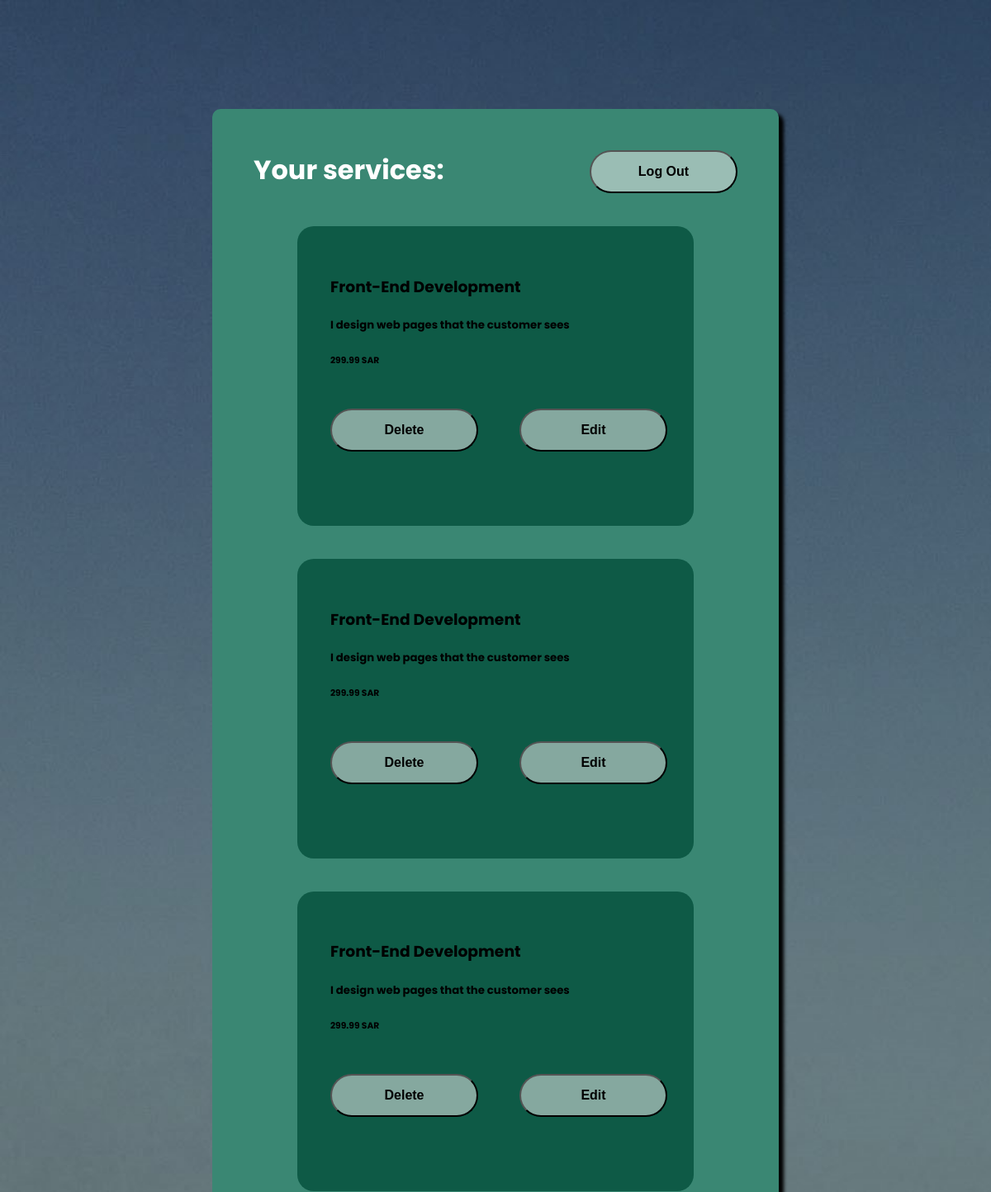
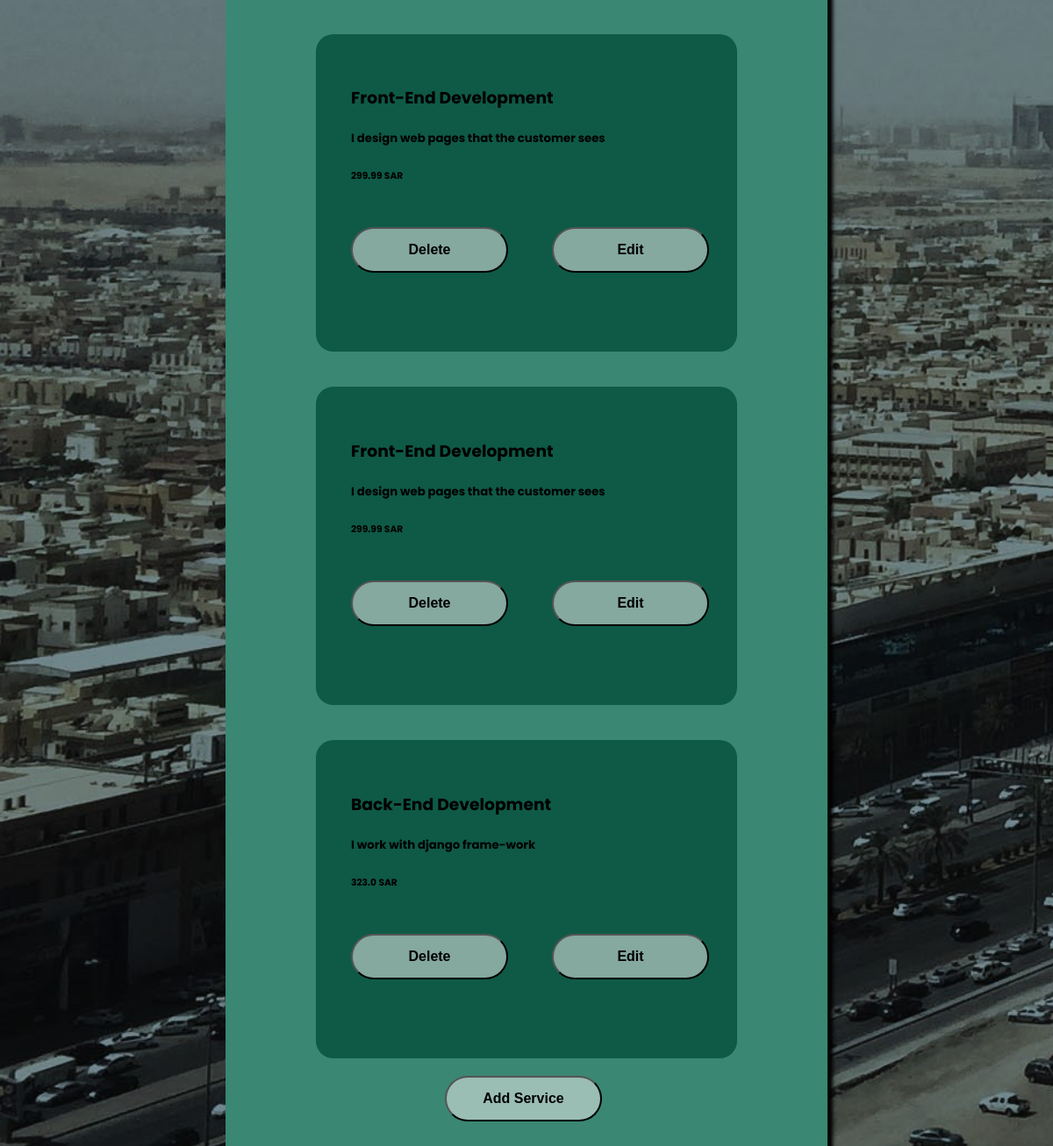
/saham/FreeLancerEdit/SXrxXk, run on an earlier commit of the app's database (2 pictures, top to bottom).
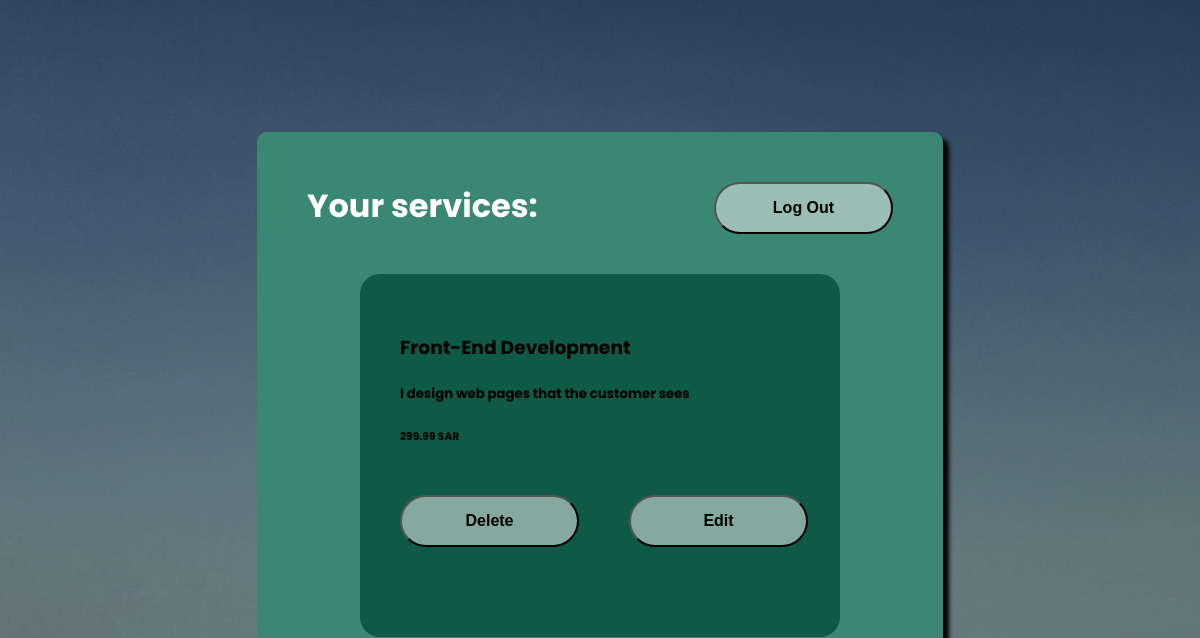
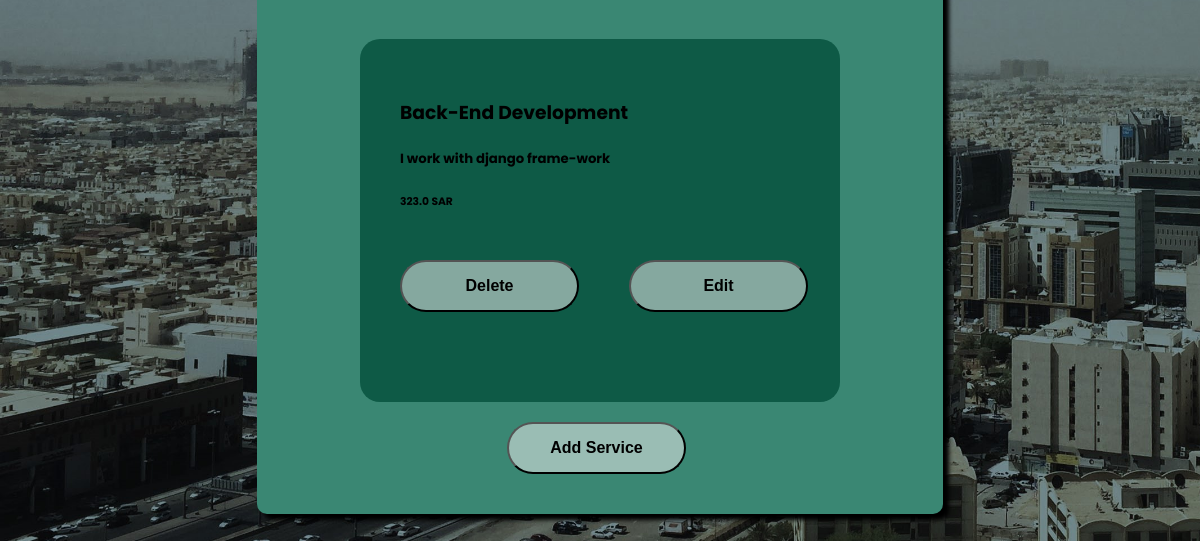
And on a later commit of the database (2 pictures, top to bottom).
### sahamapp/models.py (models this page shows)
class Service(models.Model):
    serviceId = models.CharField(max_length=6, primary_key=True)
    name = models.CharField(max_length=32, validators=[MinLengthValidator(3)])
    description = models.CharField(max_length=500)
    price = models.FloatField()
    freelancer = models.ForeignKey(Freelancer, on_delete=models.CASCADE, related_name='services')

### sahamapp/views.py (the view)
# urls.py: path("FreeLancerEdit/<str:freelancerId>", views.editpage, name='editFL'),
def editpage(request, freelancerId):
    freelancer = get_object_or_404(Freelancer, pk=freelancerId)
    services = Service.objects.filter(freelancer=freelancer)
    return render(request, 'sahamapp/editPage.html', {
        'services': services,
        'freelancer': freelancer
    })

### sahamapp/templates/sahamapp/editPage.html
{% extends 'sahamapp/layout.html' %}
{% load static %}
{% block body %}
<div class="edit-container">
    <div class="header">
        <h1 style="margin: 0; color: white; font-weight: bold;">Your services:</h1>
        <a href="{% url 'sahamapp:index' %}" >
            <button class="btn btn-bookservice" type="button">Log Out</button>
        </a>
    </div>
    <div class="service-wrapper">
        {% for service in services %}
    <div class="service-el">
        <h3>{{service.name}}</h3>
        <h5>{{service.description}}</h5>
        <h6>{{service.price}} SAR</h6>
        <div class="btn-container">
            <a href="{% url 'sahamapp:deleteService' service.serviceId %}"><button  class="btn" type="button" >Delete</button></a>
            <a href="{% url 'sahamapp:editService' service.serviceId %}"><button class="btn" type="button">Edit</button></a>
        </div>
    </div>
    {%endfor%}
    </div>
    <a href="{% url 'sahamapp:addServiceFL' freelancer.freelancerId %}"><button class="btn btn-center" type="button">Add Service</button></a>
</div>
{% endblock %}

What changed in the data, as far as the page shows it:
removed Service: name "Front-End Development", description "I design web pages that the customer sees", price "299.99"
removed Service: name "Front-End Development", description "I design web pages that the customer sees", price "299.99"
removed Service: name "Front-End Development", description "I design web pages that the customer sees", price "299.99"
removed Service: name "Front-End Development", description "I design web pages that the customer sees", price "299.99"
